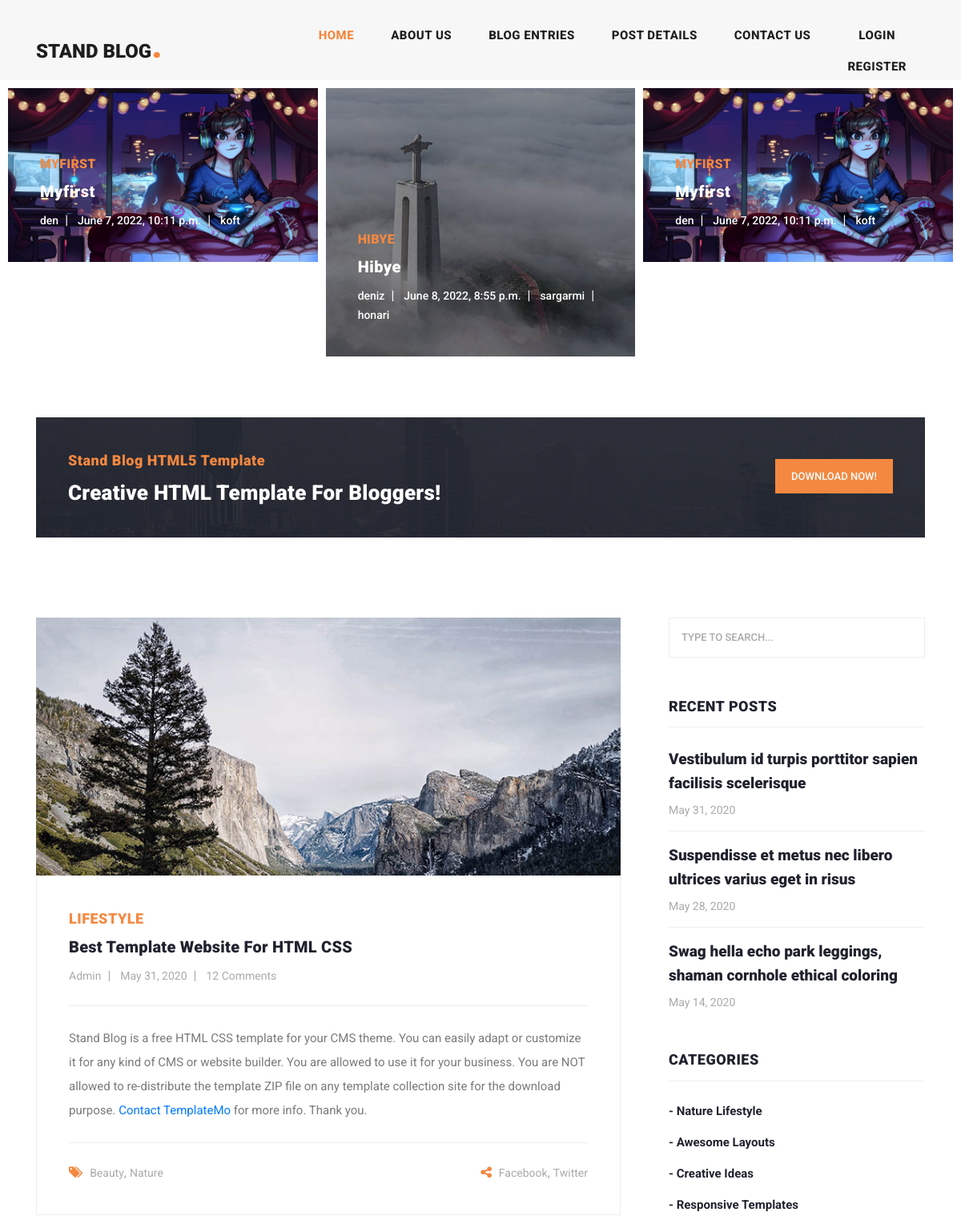
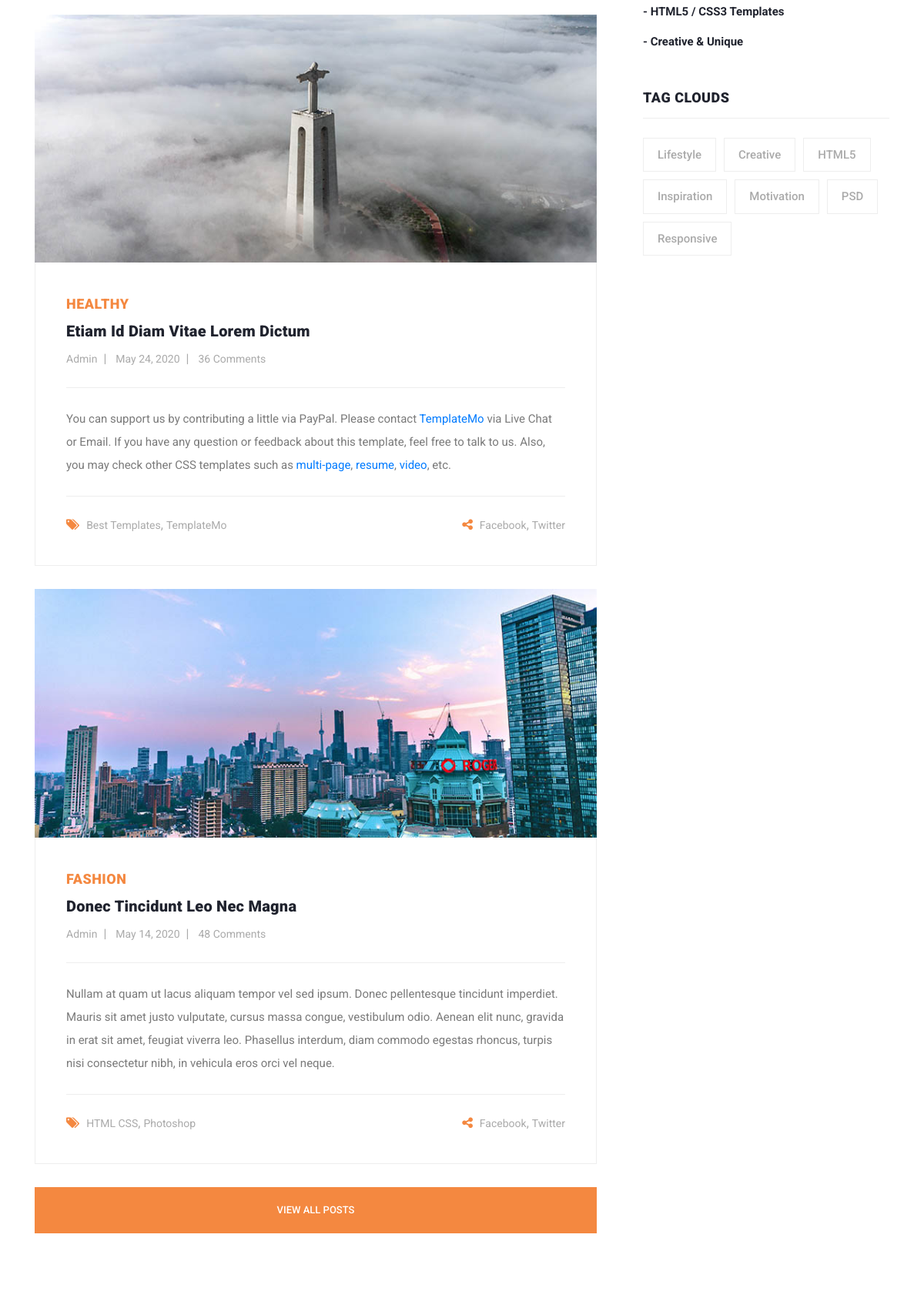
The page / (upper part) on the database its author committed (2 pictures, top to bottom).
### blog_app/models.py (models this page shows, shortened)
class Article(models.Model):
    author = models.ForeignKey(User, on_delete=models.CASCADE, unique_for_date="pub_date")
    category = models.ManyToManyField(Category)
    title = models.CharField(max_length=30)
    body = models.TextField()
    status = models.BooleanField(default=True)
    image = models.ImageField(upload_to='images/articles')
    created = models.DateTimeField(auto_now_add=True)
    upload = models.DateTimeField(auto_now=True)
    pub_date = models.DateField(default=now)
    objects = models.Manager()

class Category(models.Model):
    title = models.CharField(max_length=10)
    created = models.DateTimeField(auto_now_add=True)

### home_app/views.py (the view)
# urls.py: path('', views.home, name='home'),
def home(request):
    articles = Article.objects.all()
    return render(request, 'home_app/index.html', {'articles': articles})

### home_app/templates/home_app/index.html (shortened to what this page needs)
<!DOCTYPE html>
{% load static %}
<html lang="en">
  <head>
    <link href="{% static "home_app/vendor/bootstrap/css/bootstrap.min.css" %}" rel="stylesheet">
    <link rel="stylesheet" href="{% static "home_app/css/fontawesome.css" %}">
    <link rel="stylesheet" href="{% static "home_app/css/templatemo-stand-blog.css" %}">
    <link rel="stylesheet" href="{% static "home_app/css/owl.css" %}">
  </head>
  <body>
    <header class="">
      <nav class="navbar navbar-expand-lg">
        <div class="container">
          <a class="navbar-brand" href="index.html"><h2>Stand Blog<em>.</em></h2></a>
          <div class="collapse navbar-collapse" id="navbarResponsive">
            <ul class="navbar-nav ml-auto">
              <li class="nav-item active">
                <a class="nav-link" href="index.html">Home
                </a>
              </li>
              <li class="nav-item">
                <a class="nav-link" href="about.html">About Us</a>
              </li>
              <li class="nav-item">
                <a class="nav-link" href="blog.html">Blog Entries</a>
              </li>
              <li class="nav-item">
                <a class="nav-link" href="post-details.html">Post Details</a>
              </li>
              <li class="nav-item">
                <a class="nav-link" href="contact.html">Contact Us</a>
                <li class="nav-item">
                {% if request.user.is_authenticated %}
                    <a class="nav-link" href="contact.html">{{ request.user.username }}</a>
                    <div class="d-flex">
                        <a  href="{% url 'login_app:logout' %}"><span class="badge badge-danger mt-2">logout</span></a>
                    </div>
                    {% if user.profile.image %}
                        <img src="{{user.profile.image.url}}" height=20px width=20px alt="imageurl" style="border-radius: 100%" >
                    {% else %}
                        <span><img src="{% static "home_app/images/banner-item-01.jpg" %}" width="30px" height="30" style="border-radius: 100%" alt="imageurl"></span>
                    {% endif %}
                {% else %}
                    <a class="nav-link" href="{% url 'login_app:login' %}">Login</a>
                    <a class="nav-link" href="{% url 'login_app:register' %}">Register</a>
                {% endif %}
              </li>
            </ul>
          </div>
        </div>
      </nav>
    </header>
    <div class="main-banner header-text">
      <div class="container-fluid">
        <div class="owl-banner owl-carousel">
            {% for article in articles %}
            <div class="item">
                <img src="{{article.image.url}}" alt="{{article.title }}">
                <div class="item-content">
                <div class="main-content">
                    <div class="meta-category">
                    <span>{{ article.title}}</span>
                    </div>
                    <a href="post-details.html"><h4>{{article.title}}</h4></a>
                    <ul class="post-info">
                    <li><a href="#">{{article.author.username}}</a></li>
                    <li><a href="#">{{article.created }}</a></li>
                        {% for category in article.category.all %}
                            <li><a href="#">{{category.title}}</a></li>
                        {% endfor %}
                    </ul>
                </div>
                </div>
            </div>
            {% endfor %}
        </div>
      </div>
    </div>
    <section class="call-to-action">
      <div class="container">
        <div class="row">
          <div class="col-lg-12">
            <div class="main-content">
              <div class="row">
                <div class="col-lg-8">
                  <span>Stand Blog HTML5 Template</span>
                  <h4>Creative HTML Template For Bloggers!</h4>
                </div>
                <div class="col-lg-4">
                  <div class="main-button">
                    <a rel="nofollow" href="https://templatemo.com/tm-551-stand-blog" target="_parent">Download Now!</a>
                  </div>
                </div>
              </div>
            </div>
          </div>
        </div>
      </div>
    </section>
    <section class="blog-posts">
      <div class="container">
        <div class="row">
          <div class="col-lg-8">
            <div class="all-blog-posts">
              <div class="row">
                <div class="col-lg-12">
                  <div class="blog-post">
                    <div class="blog-thumb">
                      <img src="{% static "home_app/images/blog-post-01.jpg" %}" alt="">
                    </div>
                    <div class="down-content">
                      <span>Lifestyle</span>
                      <a href="post-details.html"><h4>Best Template Website for HTML CSS</h4></a>
                      <ul class="post-info">
                        <li><a href="#">Admin</a></li>
                        <li><a href="#">May 31, 2020</a></li>
                        <li><a href="#">12 Comments</a></li>
                      </ul>
                      <p>Stand Blog is a free HTML CSS template for your CMS theme. You can easily adapt or customize it for any kind of CMS or website builder. You are allowed to use it for your business. You are NOT allowed to re-distribute the template ZIP file on any template collection site for the download purpose. <a rel="nofollow" href="https://templatemo.com/contact" target="_parent">Contact TemplateMo</a> for more info. Thank you.</p>
                      <div class="post-options">
                        <div class="row">
                          <div class="col-6">
                            <ul class="post-tags">
                              <li><i class="fa fa-tags"></i></li>
                              <li><a href="#">Beauty</a>,</li>
                              <li><a href="#">Nature</a></li>
                            </ul>
                          </div>
                          <div class="col-6">
                            <ul class="post-share">
                              <li><i class="fa fa-share-alt"></i></li>
                              <li><a href="#">Facebook</a>,</li>
                              <li><a href="#"> Twitter</a></li>
                            </ul>
                          </div>
                        </div>
                      </div>
                    </div>
                  </div>
                </div>
                <div class="col-lg-12">
                  <div class="blog-post">
                    <div class="blog-thumb">
                      <img src="{% static "home_app/images/blog-post-02.jpg" %}" alt="">
                    </div>
                    <div class="down-content">
                      <span>Healthy</span>
                      <a href="post-details.html"><h4>Etiam id diam vitae lorem dictum</h4></a>
                      <ul class="post-info">
                        <li><a href="#">Admin</a></li>
                        <li><a href="#">May 24, 2020</a></li>
                        <li><a href="#">36 Comments</a></li>
                      </ul>
                      <p>You can support us by contributing a little via PayPal. Please contact <a rel="nofollow" href="https://templatemo.com/contact" target="_parent">TemplateMo</a> via Live Chat or Email. If you have any question or feedback about this template, feel free to talk to us. Also, you may check other CSS templates such as <a rel="nofollow" href="https://templatemo.com/tag/multi-page" target="_parent">multi-page</a>, <a rel="nofollow" href="https://templatemo.com/tag/resume" target="_parent">resume</a>, <a rel="nofollow" href="https://templatemo.com/tag/video" target="_parent">video</a>, etc.</p>
                      <div class="post-options">
                        <div class="row">
                          <div class="col-6">
                            <ul class="post-tags">
                              <li><i class="fa fa-tags"></i></li>
                              <li><a href="#">Best Templates</a>,</li>
                              <li><a href="#">TemplateMo</a></li>
                            </ul>
                          </div>
                          <div class="col-6">
                            <ul class="post-share">
                              <li><i class="fa fa-share-alt"></i></li>
                              <li><a href="#">Facebook</a>,</li>
                              <li><a href="#">Twitter</a></li>
                            </ul>
                          </div>
                        </div>
                      </div>
                    </div>
                  </div>
                </div>
                <div class="col-lg-12">
                  <div class="blog-post">
                    <div class="blog-thumb">
                      <img src="{% static "home_app/images/blog-post-03.jpg" %}" alt="">
                    </div>
                    <div class="down-content">
                      <span>Fashion</span>
                      <a href="post-details.html"><h4>Donec tincidunt leo nec magna</h4></a>
                      <ul class="post-info">
                        <li><a href="#">Admin</a></li>
                        <li><a href="#">May 14, 2020</a></li>
                        <li><a href="#">48 Comments</a></li>
                      </ul>
                      <p>Nullam at quam ut lacus aliquam tempor vel sed ipsum. Donec pellentesque tincidunt imperdiet. Mauris sit amet justo vulputate, cursus massa congue, vestibulum odio. Aenean elit nunc, gravida in erat sit amet, feugiat viverra leo. Phasellus interdum, diam commodo egestas rhoncus, turpis nisi consectetur nibh, in vehicula eros orci vel neque.</p>
                      <div class="post-options">
                        <div class="row">
                          <div class="col-6">
                            <ul class="post-tags">
                              <li><i class="fa fa-tags"></i></li>
                              <li><a href="#">HTML CSS</a>,</li>
                              <li><a href="#">Photoshop</a></li>
                            </ul>
                          </div>
                          <div class="col-6">
                            <ul class="post-share">
                              <li><i class="fa fa-share-alt"></i></li>
                              <li><a href="#">Facebook</a>,</li>
                              <li><a href="#">Twitter</a></li>
                            </ul>
                          </div>
                        </div>
                      </div>
                    </div>
                  </div>
                </div>
                <div class="col-lg-12">
                  <div class="main-button">
                    <a href="blog.html">View All Posts</a>
                  </div>
                </div>
              </div>
            </div>
          </div>
          <div class="col-lg-4">
            <div class="sidebar">
              <div class="row">
                <div class="col-lg-12">
                  <div class="sidebar-item search">
                    <form id="search_form" name="gs" method="GET" action="#">
                      <input type="text" name="q" class="searchText" placeholder="type to search..." autocomplete="on">
                    </form>
                  </div>
                </div>
                <div class="col-lg-12">
                  <div class="sidebar-item recent-posts">
                    <div class="sidebar-heading">
                      <h2>Recent Posts</h2>
                    </div>
                    <div class="content">
                      <ul>
                        <li><a href="post-details.html">
                          <h5>Vestibulum id turpis porttitor sapien facilisis scelerisque</h5>
                          <span>May 31, 2020</span>
                        </a></li>
                        <li><a href="post-details.html">
                          <h5>Suspendisse et metus nec libero ultrices varius eget in risus</h5>
                          <span>May 28, 2020</span>
                        </a></li>
                        <li><a href="post-details.html">
                          <h5>Swag hella echo park leggings, shaman cornhole ethical coloring</h5>
                          <span>May 14, 2020</span>
                        </a></li>
                      </ul>
                    </div>
                  </div>
                </div>
                <div class="col-lg-12">
                  <div class="sidebar-item categories">
                    <div class="sidebar-heading">
                      <h2>Categories</h2>
                    </div>
                    <div class="content">
                      <ul>
                        <li><a href="#">- Nature Lifestyle</a></li>
                        <li><a href="#">- Awesome Layouts</a></li>
                        <li><a href="#">- Creative Ideas</a></li>
                        <li><a href="#">- Responsive Templates</a></li>
                        <li><a href="#">- HTML5 / CSS3 Templates</a></li>
                        <li><a href="#">- Creative &amp; Unique</a></li>
                      </ul>
                    </div>
                  </div>
                </div>
                <div class="col-lg-12">
                  <div class="sidebar-item tags">
                    <div class="sidebar-heading">
                      <h2>Tag Clouds</h2>
                    </div>
                    <div class="content">
                      <ul>
                        <li><a href="#">Lifestyle</a></li>
                        <li><a href="#">Creative</a></li>
                        <li><a href="#">HTML5</a></li>
                        <li><a href="#">Inspiration</a></li>
                        <li><a href="#">Motivation</a></li>
                        <li><a href="#">PSD</a></li>
                        <li><a href="#">Responsive</a></li>
                      </ul>
                    </div>
                  </div>
                </div>
              </div>
            </div>
          </div>
        </div>
      </div>
    </section>
  </body>
</html>

### rows shown on the page
Article: image (picture), title "MYFIRST", title "Myfirst", author.username "den", created "June 7, 2022, 10:11 p.m."
Category: title "koft"
Article: image (picture), title "HIBYE", title "Hibye", author.username "deniz", created "June 8, 2022, 8:55 p.m."
Category: title "sargarmi"
Category: title "honari"
